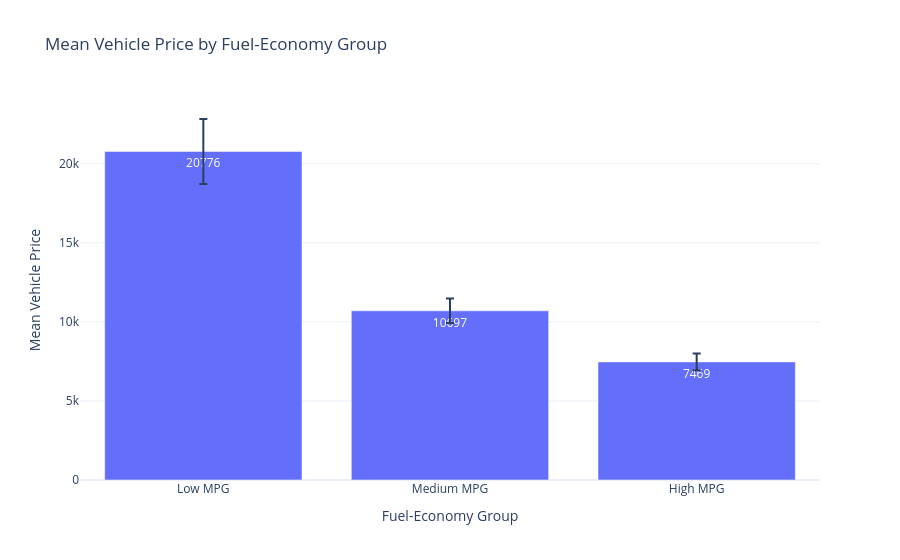

The cell this chart's notebook holds for it:
### Markdown cell above
## Vehicle Price Across Fuel-Economy Groups

Average fuel economy (`avg_mpg`) has a negative correlation with vehicle price (r ≈ -0.70).

To investigate this relationship using a different visualisation, vehicles are grouped into fuel-economy categories. A bar chart will compare the mean price across these groups.

This approach helps show whether average vehicle prices differ across fuel-economy levels. The results describe an association and do not establish that fuel economy causes price differences.

### Code cell
# Create three fuel-economy groups based on the data distribution
df["mpg_group"] = pd.qcut(
    df["avg_mpg"],
    q=3,
    labels=["Low MPG", "Medium MPG", "High MPG"],
    duplicates="drop"
)

# Calculate mean price and 95% confidence intervals for each group
summary = (
    df.groupby("mpg_group", observed=True)["price"]
    .agg(["mean", "count", "std"])
    .reset_index()
)

summary["se"] = summary["std"] / np.sqrt(summary["count"])
summary["ci95"] = summary["se"] * stats.t.ppf(
    0.975, summary["count"] - 1
)

# Create an interactive bar chart
fig = px.bar(
    summary,
    x="mpg_group",
    y="mean",
    error_y="ci95",
    text_auto=".0f",
    title="Mean Vehicle Price by Fuel-Economy Group",
    labels={
        "mpg_group": "Fuel-Economy Group",
        "mean": "Mean Vehicle Price"
    },
    hover_data=["count"]
)

fig.update_layout(
    template="plotly_white",
    xaxis_title="Fuel-Economy Group",
    yaxis_title="Mean Vehicle Price"
)

fig.show()

### Figure 1 — Plotly figure (JSON) as saved in the notebook; plotly's stock layout.template omitted (floating-point values rounded to 4 significant figures)
{"data": [{"alignmentgroup": "True", "customdata": [[72], [72], [61]], "error_y": {"array": [2051.0, 774.3, 525.1]}, "hovertemplate": "Fuel-Economy Group=%{x}<br>Mean Vehicle Price=%{y}<br>count=%{customdata[0]}<extra></extra>", "legendgroup": "", "marker": {"color": "#636efa", "pattern": {"shape": ""}}, "name": "", "offsetgroup": "", "orientation": "v", "showlegend": false, "textposition": "auto", "texttemplate": "%{y:.0f}", "type": "bar", "x": ["Low MPG", "Medium MPG", "High MPG"], "xaxis": "x", "y": [20780.0, 10700.0, 7469.0], "yaxis": "y"}], "layout": {"barmode": "relative", "legend": {"tracegroupgap": 0}, "title": {"text": "Mean Vehicle Price by Fuel-Economy Group"}, "xaxis": {"anchor": "y", "domain": [0, 1], "title": {"text": "Fuel-Economy Group"}}, "yaxis": {"anchor": "x", "domain": [0, 1], "title": {"text": "Mean Vehicle Price"}}}}
